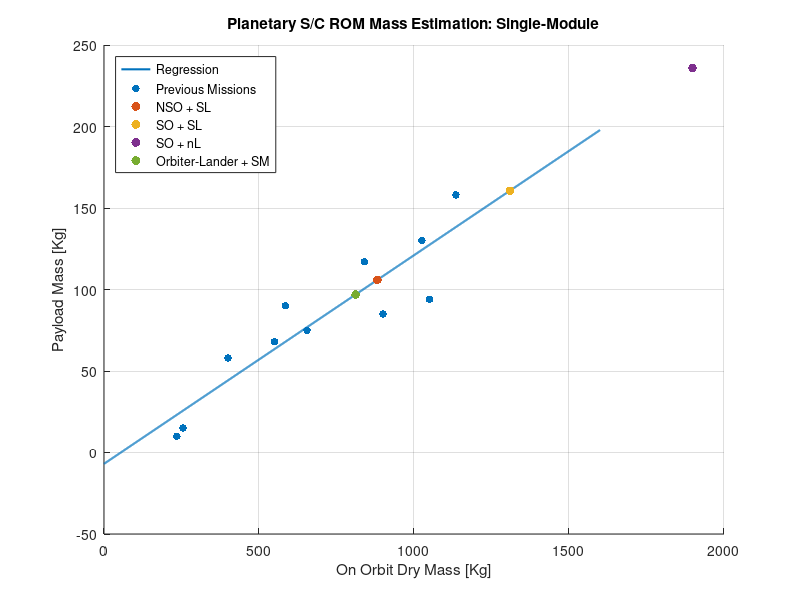
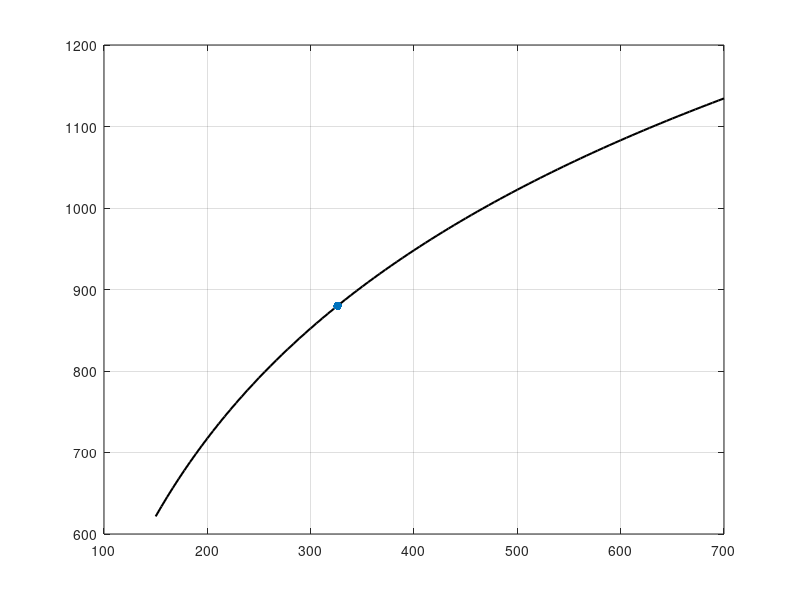
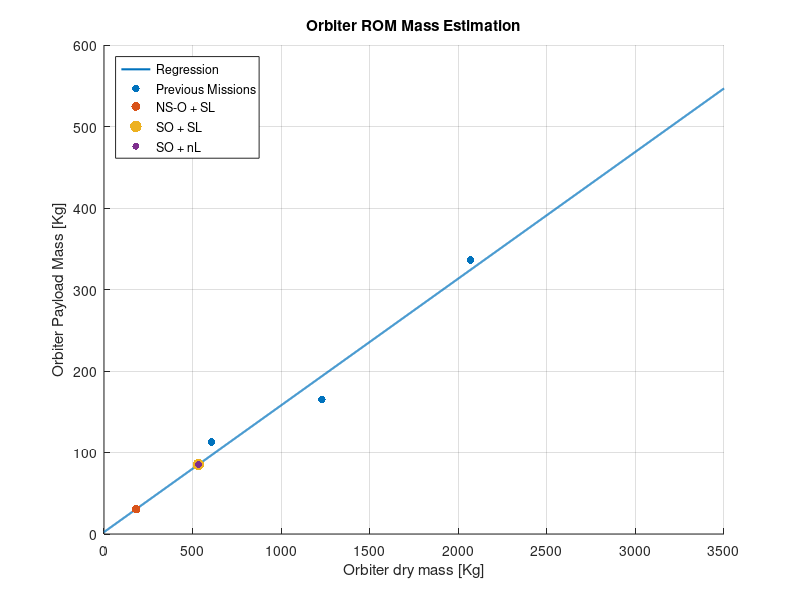
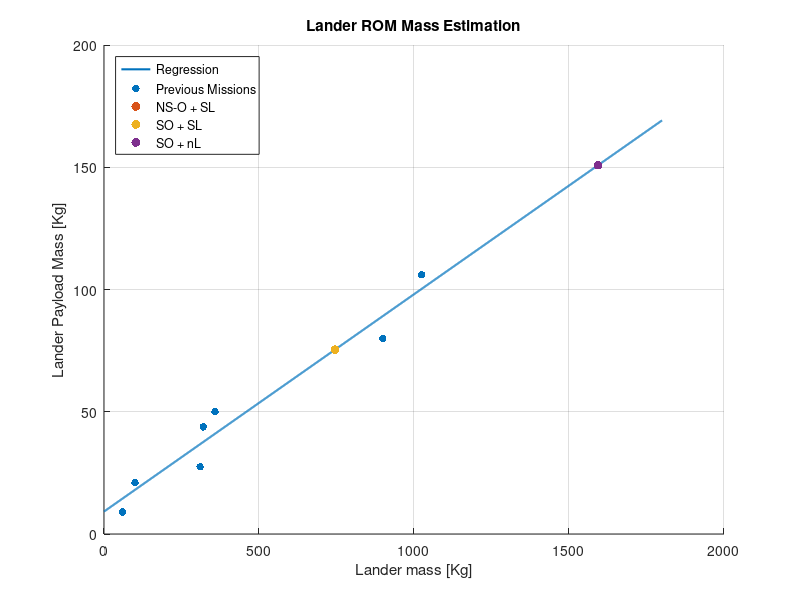

The MATLAB script that drew these images, in order: (Note: this script raises an error after producing the figures.)
clearvars ; close all ; clc ;

% ----------------------------------------------------
% Script computes ROM estimation for each architecture
% ----------------------------------------------------



% ONLY CHANGE PARAMETERS IN THE BOX BELOW
% ---------------------------------------

Isp = 300 ; % [s  ] - Hydrazine specific impulse
DV = 2400 ; % [m/s] - Assuming Cassini's deltaV with NO margins added

% ---------------------------------------
% ONLY CHANGE PARAMETERS IN THE BOX ABOVE






% !!! DO NOT TOUCH BELOW HERE !!!





% Fixed constants
g0 = 9.81 ;

% ------------------------------------------------------------------------


% Past mission data    
    % Rosetta:
      m_orbiterDry_Rosetta = 1230 ; m_lander_Philae = 100 ; m_pl_orbiter_Rosetta = 165 ; m_pl_lander_Philae = 21 ;
      m_pl_Rosetta = m_pl_lander_Philae + m_pl_orbiter_Rosetta ;
      m_orbitDry_Rosetta = m_orbiterDry_Rosetta + m_lander_Philae ;
    % Curiosity:
      m_spacecraftDry_Curiosity = 935 ; m_rover_Curiosity = 899 ; m_pl_rover_Curiosity = 80;
      m_pl_Curiosity = m_pl_rover_Curiosity ;
      m_orbitDry_Curiosity = m_spacecraftDry_Curiosity + m_rover_Curiosity ;
    % Cassini:
      m_orbiterDry_Cassini = 2068 ; m_lander_Huygens = 320 ; m_pl_Huygens = 6.3+17.3+6.3+8.1+1.9+3.9 ; m_pl_orbiter_Cassini = 43+56.5+15.5+37.1+43.3+14.4+29+23.8+16.8+8.8+10.3+37.7 ;
      m_pl_Cassini = m_pl_Huygens + m_pl_orbiter_Cassini ;
      m_orbitDry_Cassini = m_orbiterDry_Cassini + m_lander_Huygens ;
    % Mars Express
      m_orbiterDry_MarsExpress = 606 ; m_pl_orbiter_MarsExpress = 113 ; m_pl_lander_MarsExpress = 9 ; m_lander_MarsExpress = 60 ;
      m_pl_MarsExpress = m_pl_orbiter_MarsExpress + m_pl_lander_MarsExpress ;
      m_orbitDry_MarsExpress = m_orbiterDry_MarsExpress + m_lander_MarsExpress ;
    % Perseverance
      m_lander_Perseverance = 1025 ; m_pl_Perseverance = 61+45 ;
    % InSight
      m_lander_InSight = 358 ; m_pl_InSight = 50 ;
    % ExoMars
      m_rover_ExoMars = 310 ; m_pl_ExoMars = 2.13 + 1.74 + 1 + 1.7 + 2 + 2.4 + 11.5 + 5 ;
    % Opportunity
      % Not enough info ------ m_rover_Opportunity = 185 ; m_pl_Opportunity =  ;

% Single-module: Considers that on-orbit dry mass is the sum of orbiter + lander
m_orbitDry_singlemoduleRegression = [ 235, 255, 400, 550, 585, 655, 840, 900, 1050, 1025, 1135 ] ;
m_pl_singlemoduleRegression = [ 10, 15, 58, 68, 90, 75, 117, 85, 94, 130, 158 ] ;

% Multi-module: Considers that lander is a payload of the orbiter
m_orbitDry_multimoduleRegression = [ m_orbitDry_Rosetta, m_orbitDry_Curiosity, m_orbitDry_Cassini, m_orbitDry_MarsExpress ] ;
m_pl_multimoduleRegression = [ m_pl_Rosetta, m_pl_Curiosity, m_pl_Cassini, m_pl_MarsExpress ] ;

% Does not consider lander dry mass or lander payloads
m_dry_orbiter = [ m_orbiterDry_Rosetta, m_orbiterDry_Cassini, m_orbiterDry_MarsExpress ] ;
m_pl_orbiter = [ m_pl_orbiter_Rosetta, m_pl_orbiter_Cassini, m_pl_orbiter_MarsExpress ] ;

% Does not consider orbiter dry mass or orbiter payloads
m_lander = [ m_lander_Philae, m_rover_Curiosity, m_lander_Huygens, m_lander_MarsExpress, m_lander_Perseverance, m_lander_InSight, m_rover_ExoMars ] ;
m_pl_lander = [ m_pl_lander_Philae, m_pl_rover_Curiosity, m_pl_Huygens, m_pl_lander_MarsExpress, m_pl_Perseverance, m_pl_InSight, m_pl_ExoMars ] ;

% Create regression for single module and multi-module missions
p_singlemodule = polyfit(m_orbitDry_singlemoduleRegression, m_pl_singlemoduleRegression, 1 ) ;
p_multimodule = polyfit( m_orbitDry_multimoduleRegression, m_pl_multimoduleRegression, 1 ) ;
p_orbiter = polyfit( m_dry_orbiter, m_pl_orbiter, 1 ) ;
p_lander = polyfit( m_lander, m_pl_lander, 1 ) ;

% Plot regressions
x_singlemodule = linspace( 0, 1600, 2000 ) ;
y_singlemodule = polyval( p_singlemodule, x_singlemodule ) ;
x_multimodule = linspace( 0, 3500, 2000 ) ;
y_multimodule = polyval( p_multimodule, x_multimodule ) ;
x_orbiter = linspace( 0, 3500, 2000 ) ;
y_orbiter =  polyval( p_orbiter, x_orbiter ) ;
x_lander = linspace( 0, 1800, 2000 ) ;
y_lander = polyval( p_lander, x_lander ) ;

figure(1) ; % Single-module
hold on ; grid on ;
plot( x_singlemodule, y_singlemodule, 'linewidth', 1.5 ) ;
scatter( m_orbitDry_singlemoduleRegression, m_pl_singlemoduleRegression, 30, 'filled' ) ;
xlabel( 'On Orbit Dry Mass [Kg]' ) ;
ylabel( 'Payload Mass [Kg]' ) ;
title( 'Planetary S/C ROM Mass Estimation: Single-Module' ) ;

% This has to be fixed
% figure(2) ; % Multi-module
% hold on ; grid on ;
% plot( x_multimodule, y_multimodule, 'linewidth', 1.5 ) ;
% scatter( m_orbitDry_multimoduleRegression, m_pl_multimoduleRegression, 30, 'filled' ) ;
% xlabel( 'On Orbit Dry Mass [Kg]' ) ;
% ylabel( 'Payload Mass [Kg]' ) ;
% title( 'Planetary S/C ROM Mass Estimation: Multi-Module' ) ;

figure(3) ; % Orbiters
hold on ; grid on ;
plot( x_orbiter, y_orbiter, 'linewidth', 1.5 ) ;
scatter( m_dry_orbiter, m_pl_orbiter, 30, 'filled' ) ;
xlabel( 'Orbiter dry mass [Kg]' ) ;
ylabel( 'Orbiter Payload Mass [Kg]' ) ;
title( 'Orbiter ROM Mass Estimation' ) ;

figure(4) ; % Landers/Rovers
hold on ; grid on ;
plot( x_lander, y_lander, 'linewidth', 1.5 ) ;
scatter( m_lander, m_pl_lander, 30, 'filled' ) ;
xlabel( 'Lander mass [Kg]' ) ;
ylabel( 'Lander Payload Mass [Kg]' ) ;
title( 'Lander ROM Mass Estimation' ) ;

% ------------------------------------------------------------------------

% Orbilander + Service Module
pl_OLSM = 96.9 ;
m_dry_OLSM = (pl_OLSM-p_singlemodule(2))/p_singlemodule(1) ;
m_wet_OLSM = m_dry_OLSM*exp(DV/(Isp*g0)) ;
m_prop_OLSM = m_wet_OLSM-m_dry_OLSM ;

% NS Orbiter + S Lander
pl_SL_NSOSL = 75.4 ;
pl_NSO_NSOSL = 30.5 ;
pl_NSOSL = pl_SL_NSOSL+pl_NSO_NSOSL ;
m_dry_NSOSL = (pl_NSOSL-p_singlemodule(2))/p_singlemodule(1) ;
m_wet_NSOSL = m_dry_NSOSL*exp(DV/(Isp*g0)) ;
m_prop_NSOSL = m_wet_NSOSL-m_dry_NSOSL ;
m_lander_NSOSL = (pl_SL_NSOSL-p_lander(2))/p_lander(1) ;
m_orbiter_NSOSL = (pl_NSO_NSOSL-p_orbiter(2))/p_orbiter(1) ;

% S Orbiter + S Lander
pl_SO_SOSL = 85.2 ;
pl_SL_SOSL = 75.4 ;
pl_SOSL = pl_SL_SOSL+pl_SO_SOSL ;
m_dry_SOSL = (pl_SOSL-p_singlemodule(2))/p_singlemodule(1) ;
m_wet_SOSL = m_dry_SOSL*exp(DV/(Isp*g0)) ;
m_prop_SOSL = m_wet_SOSL-m_dry_SOSL ;
m_lander_SOSL = (pl_SL_SOSL-p_lander(2))/p_lander(1) ;
m_orbiter_SOSL = (pl_SO_SOSL-p_orbiter(2))/p_orbiter(1) ;

% S Orbiter + 2 Lander
pl_SO_SO2L = 85.2 ;
pl_2L_SO2L = 150.8 ;
pl_SO2L = pl_2L_SO2L+pl_SO_SO2L ;
m_dry_SO2L = (pl_SO2L-p_singlemodule(2))/p_singlemodule(1) ;
m_wet_SOnL = m_dry_SO2L*exp(DV/(Isp*g0)) ;
m_prop_SOnL = m_wet_SOnL-m_dry_SO2L ;
m_lander_SO2L = (pl_2L_SO2L-p_lander(2))/p_lander(1) ;
m_orbiter_SO2L = (pl_SO_SO2L-p_orbiter(2))/p_orbiter(1) ;

figure(1) ;
hold on ; grid on ;
scatter(m_dry_NSOSL,pl_NSOSL,40,'filled')
scatter(m_dry_SOSL,pl_SOSL,40,'filled')
scatter(m_dry_SO2L,pl_SO2L,40,'filled')
scatter(m_dry_OLSM,pl_OLSM,40,'filled')
legend( 'Regression', 'Previous Missions', 'NSO + SL', 'SO + SL', 'SO + nL', 'Orbiter-Lander + SM', 'location', 'northwest' ) ;

% This has to be fixed
% figure(2) ;
% hold on ; grid on ;
% scatter(m_dry_NSOSL,pl_NSOSL,40,'filled') ;
% scatter(m_dry_SOSL,pl_SOSL,40,'filled') ;
% scatter(m_dry_SOnL,pl_SOnL,40,'filled') ;
% legend( 'Regression', 'Previous Missions', 'NS-O + SL', 'SO + SL', 'SO + nL', 'location', 'northwest' ) ;

figure(3) ;
hold on ; grid on ;
scatter(m_orbiter_NSOSL,pl_NSO_NSOSL,40,'filled') ;
scatter(m_orbiter_SOSL,pl_SO_SOSL,70,'filled') ;
scatter(m_orbiter_SO2L,pl_SO_SO2L,25,'filled') ;
legend( 'Regression', 'Previous Missions', 'NS-O + SL', 'SO + SL', 'SO + nL', 'location', 'northwest' ) ;

figure(4) ;
hold on ; grid on ;
scatter(m_lander_NSOSL,pl_SL_NSOSL,40,'filled') ;
scatter(m_lander_SOSL,pl_SL_SOSL,40,'filled') ;
scatter(m_lander_SO2L,pl_2L_SO2L,40,'filled') ;
legend( 'Regression', 'Previous Missions', 'NS-O + SL', 'SO + SL', 'SO + nL', 'location', 'northwest' ) ;


%% Power %%%%%

% It does not make sense to create new regressions from past missions, as
% the payload powers in some cases are higher than the overall power
% budget. This is because the payloads are not used contemporariliy. As a
% first approximation, the planetary s/c power budget regression (Lavagna's
% slides) is used, separately for orbiter and lander.

% Empirical power law
P = @(P_pl) 332.93*log(P_pl) - 1046.6;

% Orbilander + Service Module
p_pl_1 = 326;
p1 = P(p_pl_1);

% Small Orbiter + Lander
p_pl_2a = 269;
p_pl_2b = 64;
P_orbiter_ = P(p_pl_2a+p_pl_2b);

% Orbiter with sampling + Lander 
p_pl_3a = 269;
p_pl_3b = 303.4;
p3 = P(p_pl_3a+p_pl_3b);

x_singlemodule = linspace(150,700);
y_singlemodule = P(x_singlemodule);
figure() ;
plot(x_singlemodule,y_singlemodule,'k','linewidth',1.5)
grid on
hold on
scatter(p_pl_1,p1,40,'filled')
scatter(p_pl_2a+p_pl_2b,p_singlemodule,40,'filled')
scatter(p_pl_3a+p_pl_3b,p3,40,'filled')
xlabel('Payload Power [W]')
ylabel('Overall Power [Kg]')
title('Planetary S/C ROM Power Estimation')
legend('','Orbiter-Lander + SM','NS Orbiter + S Lander',...
    'S Orbiter + S Lander','location','northwest')
